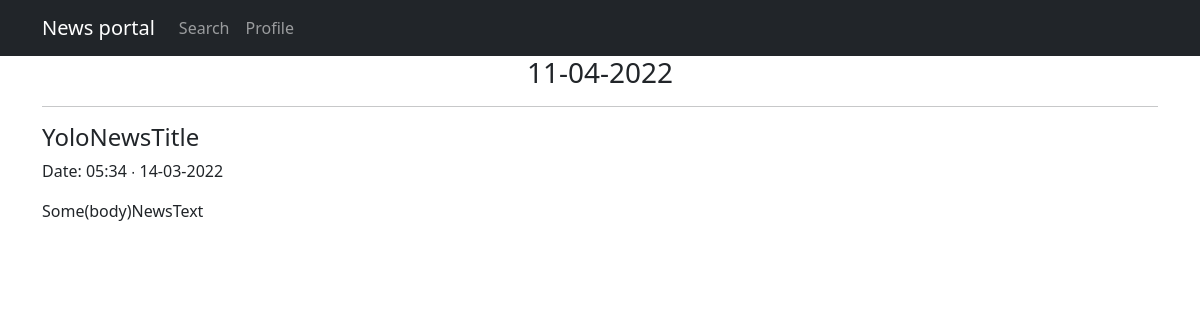
The page /news/1/ on the database as committed earlier.
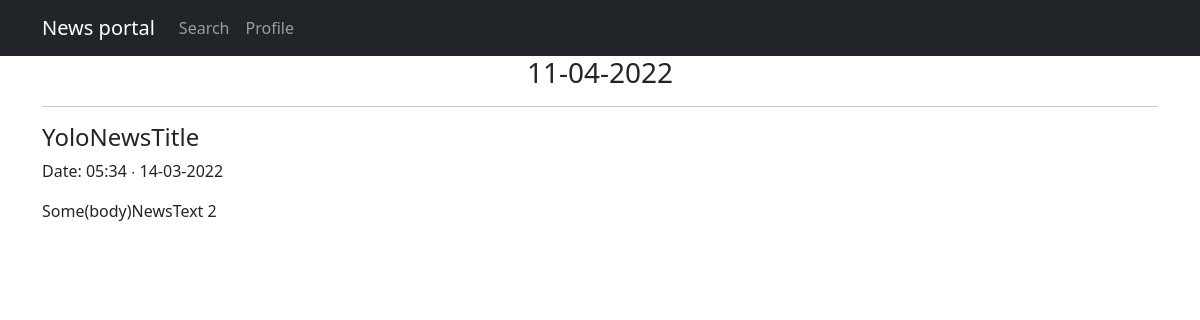
The same page on the database as committed later.
### news/models.py (models this page shows, shortened)
class Post(models.Model):
    author = models.ForeignKey(Author, on_delete = models.CASCADE)
    NEWS = 'NW'
    ARTICLE = 'AR'
    CATEGORY_CHOICES = (
        (NEWS, 'News'),
        (ARTICLE, 'Article')
    )
    categoryType = models.CharField(max_length = 2, choices = CATEGORY_CHOICES, default = ARTICLE)
    dateCreation = models.DateTimeField(auto_now_add = True)
    postCategory = models.ManyToManyField(Category, through = 'PostCategory')
    title = models.CharField(max_length = 128)
    text = models.TextField()
    rating = models.SmallIntegerField(default = 0)

### news/views.py (the view)
# urls.py: path('<int:pk>/', PostDetailView.as_view(), name='postDetail'),
class PostDetailView(DetailView):
    template_name = 'news/postDetail.html'
    queryset = Post.objects.all()
    def get_context_data(self, *args, **kwargs):
        return {
            **super().get_context_data(*args, **kwargs),
            'time_now' : datetime.utcnow(),
        }

### news/templatetags/custom_filters.py (called while the page is built)
@register.filter(name='censor')
def censor(value):
    if not isinstance(value, str):
        raise ValueError('Cant censor not str object')
    for i in ban_words:
        value = value.replace(i[0:], '*' * len(i) )
    return value

### templates/news/postDetail.html (shortened to what this page needs)
{% extends 'flatpages/default.html' %}
{% load custom_filters %}
{% block content %}
<h3> {{ time_now|date:'d-m-Y' }} </h3>
<hr>
<div align="left">
    <p><h4>{{post.title|censor}}</h4> Date: {{ post.dateCreation|date:'h:i ∙ d-m-Y' }}</p>
    <p>{{ post.text|censor }}</p>
</div>
{% endblock content %}

Rows that differ between the two databases and show on the page:
changed Post "YoloNewsTitle": text|censor "Some(body)NewsText" → "Some(body)NewsText 2"
